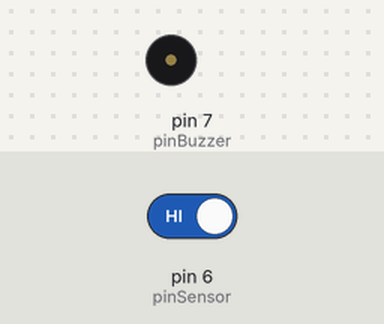
Bench run of a sketch on a simulated Arduino Uno, built with avr-gcc and run on an emulated ATmega328P. Shown: buzzer (waves = sounding, pin HIGH). The test bench sets the inputs (shaded band); at power-on: pin 6 (pinSensor) HIGH. What the sketch prints to the serial monitor is not drawn.

Above: at 1.2 s.
1.3 s: pin 6 (pinSensor) driven LOW
At 2.8 s:
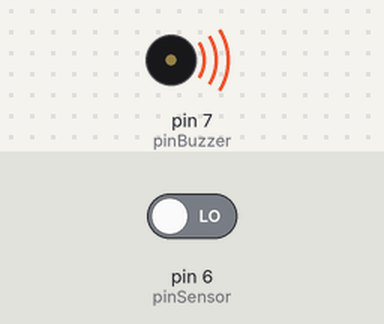
4.3 s: pin 6 (pinSensor) driven HIGH
Timing chart, 0 to 7.3 s (numbered marks = the images above; inputs shaded):
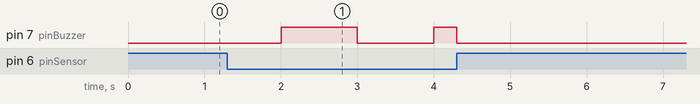

The sketch:

sensordfg.ino
```cpp
//pinos

#define pinSensor 6
#define pinBuzzer 7

#define FOGO LOW

//define

#define DEBUG
//func
void controleAlarme(byte funcao,unsigned long tempo=1000);
//variaveis
void setup() {
  Serial.begin(9600);
  pinMode(pinSensor,INPUT);
  pinMode(pinBuzzer,OUTPUT);

#ifdef DEBUG
  Serial.println("Setup Concluido");
#endif
}

void loop() {
  if(digitalRead(pinSensor)==FOGO){
    controleAlarme(HIGH);
  }else{
    controleAlarme(LOW);
  }

}
// IMPLEMENTO DE FUNÇÕES

// FUNÇÃO PARA EFEITO DE ALARME
void controleAlarme(byte funcao, unsigned long tempo = 1000) {
  static unsigned long controleTempo = millis();
  static bool flag = true;
  if (funcao == true) {
    if (flag == true ) {
      if (millis() < (controleTempo + tempo) ) {
        digitalWrite(pinBuzzer, HIGH);
      } else {
        flag = false;
      }
    } else if ( millis() < (controleTempo + tempo + tempo) ) {
      digitalWrite(pinBuzzer, LOW);
    } else if (  millis() > (controleTempo + tempo + tempo) ) {
      flag = true;
      controleTempo = millis();
    }
  } else {
    digitalWrite(pinBuzzer, LOW);
  }
}
```

Measured:
- after the input at 1.3 s, pin 7 (pinBuzzer): LOW → HIGH after 0.70 s, → LOW 1.0 s later, → HIGH 1.0 s later
